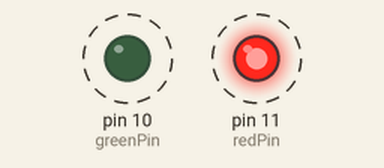
This sketch was run on a simulated Arduino Uno, built with avr-gcc and run on an emulated ATmega328P. Shown: output pins drawn as LEDs (lit = HIGH). Dashed ring = blinking. What the sketch prints to the serial monitor is not drawn.

Above: at 0.5 s.
Timing chart, 0 to 4.6 s (numbered marks = the images above):
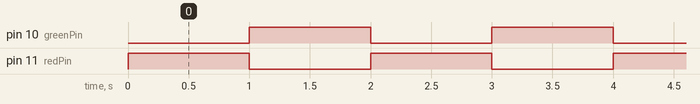

Measured:
- by itself, pin 10 (greenPin), pin 11 (redPin): alternates HIGH for 1.0 s and LOW for 1.0 s

The sketch:

Dual_color_LED.ino
```cpp
/***************************************************
  湖南创乐博智能科技有限公司
  name:Dual-color LED
  function:you can see the dual-color LED changes from red to green alternately,
  as well as flashing a mixed color during the alternation.
  connection:
  Dual-color LED    Arduin Uno R3
  R                  11
  GND                GND
  G                  10
****************************************************/

int redPin = 11;    // select the pin for the red LED
int greenPin = 10;    // select the pin for the blueLED
int val = 0;

void setup()
{
  pinMode(redPin, OUTPUT); //set redPin as OUTPUT
  pinMode(greenPin, OUTPUT);//set greenPin as OUTPUT
  Serial.begin(9600);
}
/******************************************************/
void loop()
{
  //  for(val=255; val>0; val--) //
  //  {
  //   analogWrite(redPin, val); //red value decrease
  //   analogWrite(greenPin, 255-val);//green value increase
  //   Serial.println(val, DEC);//print the val on in serial monitor
  //   delay(30); //delay 30ms
  //  }
  //for(val=0; val<255; val++)
  //  {
  //   analogWrite(redPin, val); //red value increase
  //   analogWrite(greenPin, 255-val);//green value decrease
  //   Serial.println(val, DEC);//print the val on in serial monitor
  //   delay(30); //delay 30ms
  //  }
  for (val = 0; val < 255; val ++) {
    if (val % 2 == 0) {
      analogWrite(redPin, 255);
      analogWrite(greenPin, 0);

    } else {
      analogWrite(redPin, 0);
      analogWrite(greenPin, 255);
    }
    Serial.println(val, DEC);
    delay(1000);
  }

}
/********************************************************/
```
